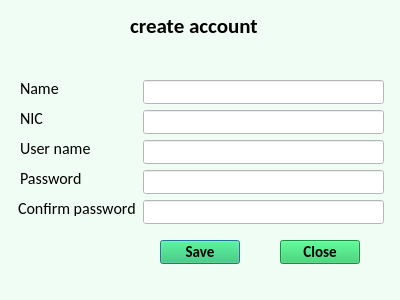
<?xml version="1.0" encoding="UTF-8"?>
<ui version="4.0">
 <class>Dialog</class>
 <widget class="QDialog" name="Dialog">
  <property name="geometry">
   <rect>
    <x>0</x>
    <y>0</y>
    <width>400</width>
    <height>300</height>
   </rect>
  </property>
  <property name="windowTitle">
   <string>Dialog</string>
  </property>
  <property name="styleSheet">
   <string notr="true">QDialog {
 	background-color: #F0FDF4;
}</string>
  </property>
  <widget class="QLabel" name="label">
   <property name="geometry">
    <rect>
     <x>130</x>
     <y>10</y>
     <width>141</width>
     <height>31</height>
    </rect>
   </property>
   <property name="font">
    <font>
     <family>Calibri</family>
     <pointsize>16</pointsize>
     <bold>true</bold>
    </font>
   </property>
   <property name="styleSheet">
    <string notr="true">color: rgb(0, 0, 0);</string>
   </property>
   <property name="text">
    <string>create account</string>
   </property>
  </widget>
  <widget class="QLabel" name="label_2">
   <property name="geometry">
    <rect>
     <x>20</x>
     <y>140</y>
     <width>81</width>
     <height>16</height>
    </rect>
   </property>
   <property name="font">
    <font>
     <family>Calibri</family>
     <pointsize>12</pointsize>
     <bold>false</bold>
    </font>
   </property>
   <property name="styleSheet">
    <string notr="true">color: rgb(0, 0, 0);</string>
   </property>
   <property name="text">
    <string>User name</string>
   </property>
  </widget>
  <widget class="QLabel" name="label_3">
   <property name="geometry">
    <rect>
     <x>20</x>
     <y>170</y>
     <width>71</width>
     <height>16</height>
    </rect>
   </property>
   <property name="font">
    <font>
     <family>Calibri</family>
     <pointsize>12</pointsize>
     <bold>false</bold>
    </font>
   </property>
   <property name="styleSheet">
    <string notr="true">color: rgb(0, 0, 0);</string>
   </property>
   <property name="text">
    <string>Password</string>
   </property>
  </widget>
  <widget class="QLabel" name="label_4">
   <property name="geometry">
    <rect>
     <x>18</x>
     <y>200</y>
     <width>121</width>
     <height>16</height>
    </rect>
   </property>
   <property name="font">
    <font>
     <family>Calibri</family>
     <pointsize>12</pointsize>
     <bold>false</bold>
    </font>
   </property>
   <property name="styleSheet">
    <string notr="true">color: rgb(0, 0, 0);</string>
   </property>
   <property name="text">
    <string>Confirm password</string>
   </property>
  </widget>
  <widget class="QLabel" name="label_5">
   <property name="geometry">
    <rect>
     <x>20</x>
     <y>80</y>
     <width>49</width>
     <height>16</height>
    </rect>
   </property>
   <property name="font">
    <font>
     <family>Calibri</family>
     <pointsize>12</pointsize>
     <bold>false</bold>
    </font>
   </property>
   <property name="styleSheet">
    <string notr="true">color: rgb(0, 0, 0);</string>
   </property>
   <property name="text">
    <string>Name</string>
   </property>
  </widget>
  <widget class="QLabel" name="label_6">
   <property name="geometry">
    <rect>
     <x>20</x>
     <y>110</y>
     <width>49</width>
     <height>16</height>
    </rect>
   </property>
   <property name="font">
    <font>
     <family>Calibri</family>
     <pointsize>12</pointsize>
     <bold>false</bold>
    </font>
   </property>
   <property name="styleSheet">
    <string notr="true">color: rgb(0, 0, 0);</string>
   </property>
   <property name="text">
    <string>NIC</string>
   </property>
  </widget>
  <widget class="QLineEdit" name="txtname">
   <property name="geometry">
    <rect>
     <x>143</x>
     <y>80</y>
     <width>241</width>
     <height>24</height>
    </rect>
   </property>
   <property name="font">
    <font>
     <family>Calibri</family>
     <pointsize>12</pointsize>
     <bold>false</bold>
     <kerning>true</kerning>
    </font>
   </property>
   <property name="autoFillBackground">
    <bool>false</bool>
   </property>
   <property name="styleSheet">
    <string notr="true">background-color: rgb(255, 255, 255);
color: rgb(0, 0, 0);</string>
   </property>
   <property name="text">
    <string/>
   </property>
  </widget>
  <widget class="QLineEdit" name="txtnic">
   <property name="geometry">
    <rect>
     <x>143</x>
     <y>110</y>
     <width>241</width>
     <height>24</height>
    </rect>
   </property>
   <property name="styleSheet">
    <string notr="true">background-color: rgb(255, 255, 255);
color: rgb(0, 0, 0);</string>
   </property>
   <property name="text">
    <string/>
   </property>
  </widget>
  <widget class="QLineEdit" name="txtuser">
   <property name="geometry">
    <rect>
     <x>143</x>
     <y>140</y>
     <width>241</width>
     <height>24</height>
    </rect>
   </property>
   <property name="styleSheet">
    <string notr="true">background-color: rgb(255, 255, 255);
color: rgb(0, 0, 0);</string>
   </property>
   <property name="text">
    <string/>
   </property>
  </widget>
  <widget class="QLineEdit" name="txtpwd">
   <property name="geometry">
    <rect>
     <x>143</x>
     <y>170</y>
     <width>241</width>
     <height>24</height>
    </rect>
   </property>
   <property name="styleSheet">
    <string notr="true">background-color: rgb(255, 255, 255);
color: rgb(0, 0, 0);</string>
   </property>
   <property name="text">
    <string/>
   </property>
  </widget>
  <widget class="QLineEdit" name="txtpwd2">
   <property name="geometry">
    <rect>
     <x>143</x>
     <y>200</y>
     <width>241</width>
     <height>24</height>
    </rect>
   </property>
   <property name="styleSheet">
    <string notr="true">background-color: rgb(255, 255, 255);
color: rgb(0, 0, 0);</string>
   </property>
   <property name="text">
    <string/>
   </property>
  </widget>
  <widget class="QPushButton" name="btnsave">
   <property name="geometry">
    <rect>
     <x>160</x>
     <y>240</y>
     <width>80</width>
     <height>24</height>
    </rect>
   </property>
   <property name="font">
    <font>
     <family>Calibri</family>
     <pointsize>11</pointsize>
     <bold>true</bold>
    </font>
   </property>
   <property name="styleSheet">
    <string notr="true">QPushButton{
	background-color: #22C55E;
	color:black;
}</string>
   </property>
   <property name="text">
    <string>Save</string>
   </property>
  </widget>
  <widget class="QPushButton" name="btnclose">
   <property name="geometry">
    <rect>
     <x>280</x>
     <y>240</y>
     <width>80</width>
     <height>24</height>
    </rect>
   </property>
   <property name="font">
    <font>
     <family>Calibri</family>
     <pointsize>11</pointsize>
     <bold>true</bold>
    </font>
   </property>
   <property name="styleSheet">
    <string notr="true">QPushButton{
	background-color: #22C55E;
	color:black;
}</string>
   </property>
   <property name="text">
    <string>Close</string>
   </property>
  </widget>
 </widget>
 <resources/>
 <connections/>
</ui>
